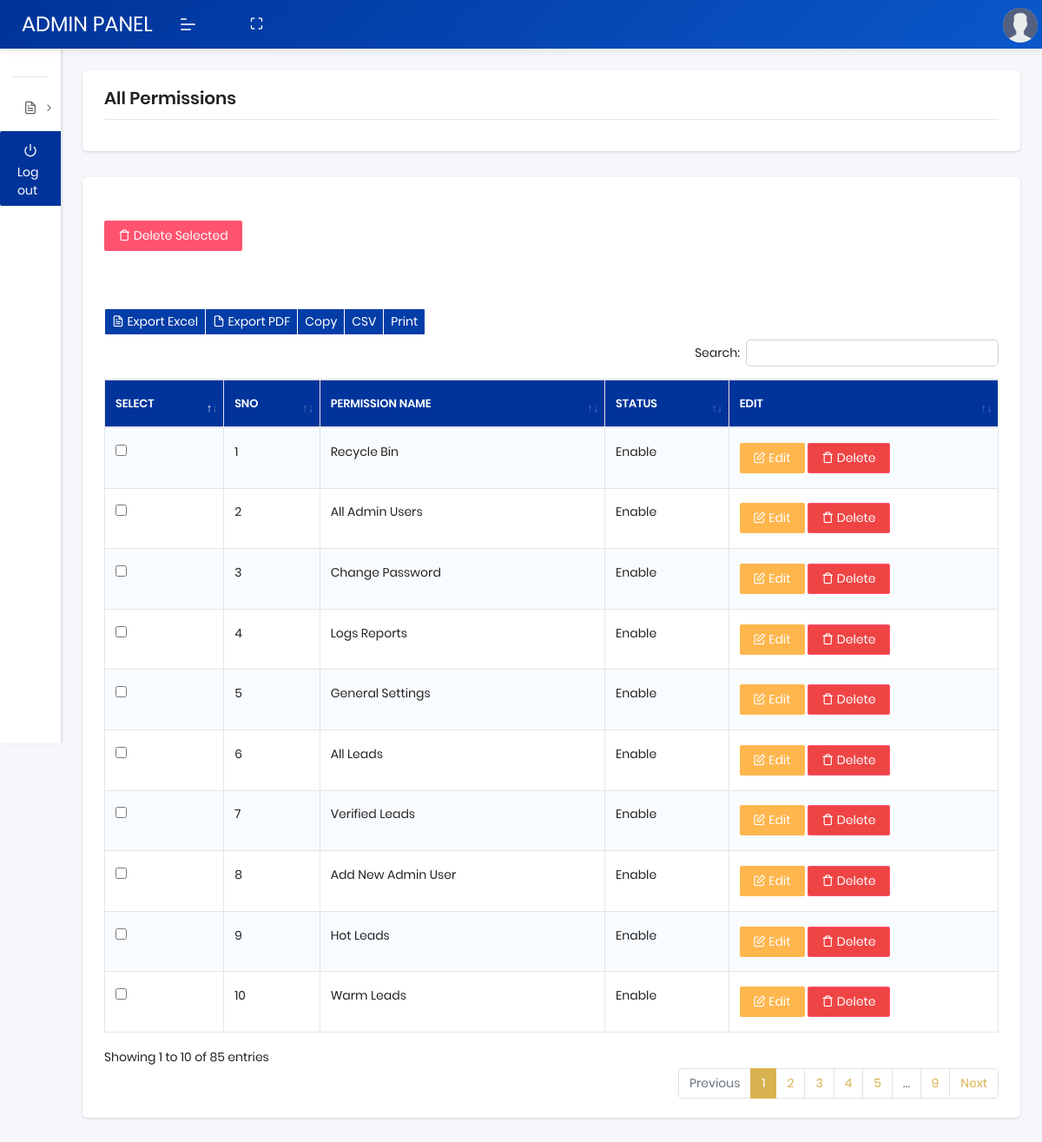
Page /manage-permission.php (signed in) on the committed database.
### tables this page shows
CREATE TABLE `navigation_menus` (
  `id` int(11) NOT NULL,
  `title` varchar(255) NOT NULL,
  `status` varchar(255) DEFAULT NULL
);

### manage-permission.php (the view, shortened to what this page needs)
<?php
include("db/config.php");
$query = "SELECT * FROM navigation_menus";
$result = mysqli_query($db, $query);
?>
<!DOCTYPE html>
<html lang="en">
<head>
    <link rel="stylesheet" href="assets/css/plugins/dataTables.bootstrap4.min.css">
    <link rel="stylesheet" href="assets/css/style.css">
</head>
<body class="">
   	<?php
		include("header.php");
	?>
	<?php
		include("navbar.php");
	?>
    <section class="pcoded-main-container">
        <div class="pcoded-content">
            <div class="page-header">
                <div class="page-block">
                    <div class="row align-items-center">
                        <div class="col-md-12">
                            <div class="page-header-title">
                                <h5 class="m-b-10">All Permissions
                                </h5>
                            </div>
                        </div>
                    </div>
                </div>
            </div>
            <div class="row">
                <div class="col-sm-12">
                    <div class="card">
                        <div class="card-header table-card-header">
                        </div>
                        <div class="card-body">
                           <form id="deleteMForm" action="delete-permission.php" method="post">
                                <button type="button" id="deleteSelected" class="btn btn-danger">
                                    <i class='feather icon-trash'></i> Delete Selected
                                </button>
                            <div class="dt-responsive table-responsive mt-4">
                                <br />
                                <?php
                                echo '<table id="basic-btn" class="table table-striped table-bordered nowrap">';
                                echo "<thead>";
                                echo "<tr>";
                                echo "<th>SELECT</th>";
                                echo "<th>SNO</th>";
                                echo "<th>Permission NAME</th>";
                                echo "<th>STATUS</th>";
                                echo "<th>EDIT</th>";
                                echo "</tr>";
                                echo "</thead>";
                                ?>
                               <?php
$count = 1;
echo "<tbody>";
while ($row = mysqli_fetch_assoc($result)) {
    echo "<tr class='record'>";
    $encoded_id = base64_encode($row['id']);
    echo "<td><input type='checkbox' name='Permission_ids[]' value='$encoded_id'></td>";
    echo "<td> $count </td>";
    echo "<td>" . htmlspecialchars($row['title']) . "</td>";
    echo "<td>";
    if ($row['status'] == 1) {
        echo "Enable";
    } else {
        echo "Disable";
    }
    echo "</td>";
    echo "<td>
        <a href='edit-permission.php?id=$encoded_id' class='btn btn-warning'>
            <i class='feather icon-edit'></i> Edit
        </a>
       <a href='javascript:void(0)' class='btn btn-danger delete-btn' data-id='$encoded_id' data-bs-toggle='modal' data-bs-target='#deleteModal'>
        <i class='feather icon-trash'></i> Delete
    </a>
    </td>";
    echo "</tr>";
    $count++;
}
echo "</tbody>";
?>
                            </div>
                           <br/>
                        </form>
                        </div>
                    </div>
                </div>
            </div>
        </div>
    </section>
</body>
</html>

### rows in the picture
navigation_menus: title "Recycle Bin", status "Enable"
navigation_menus: title "All Admin Users", status "Enable"
navigation_menus: title "Change Password", status "Enable"
navigation_menus: title "Logs Reports", status "Enable"
navigation_menus: title "General Settings", status "Enable"
navigation_menus: title "All Leads", status "Enable"
navigation_menus: title "Verified Leads", status "Enable"
navigation_menus: title "Add New Admin User", status "Enable"
navigation_menus: title "Hot Leads", status "Enable"
navigation_menus: title "Warm Leads", status "Enable"
